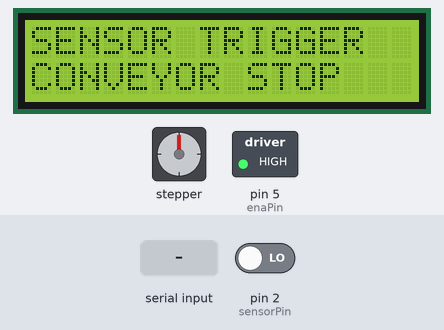
The sketch below on a simulated Arduino Uno, built with avr-gcc and run on an emulated ATmega328P. Shown: 16×2 character LCD, stepper motor, switched loads named in the sketch (green lamp = pin HIGH). The inputs (shaded band) are chosen by the test bench; at power-on: pin 2 (sensorPin) LOW. Stepper angles assume 200 steps per turn.

Above: at 2.0 s.
2.1 s: pin 2 (sensorPin) driven HIGH
At 2.8 s:
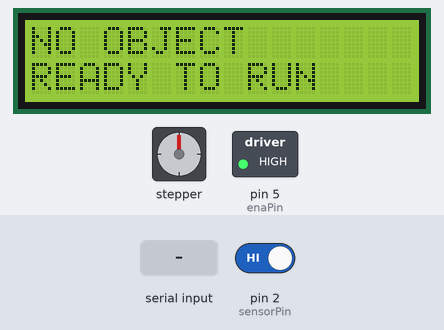
3.6 s: "C0\n" received over the second serial link
At 3.8 s:
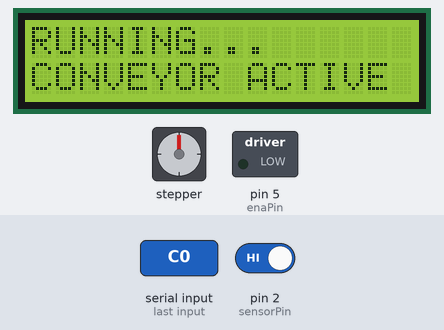
6.0 s: "C1\n" received over the second serial link
At 6.7 s:
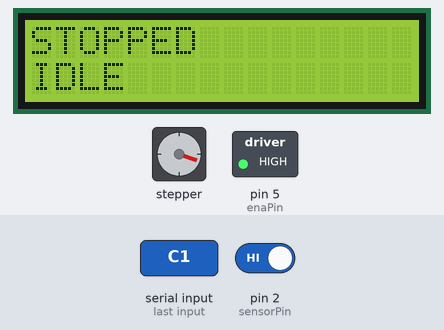
7.5 s: pin 2 (sensorPin) driven LOW
At 8.4 s:
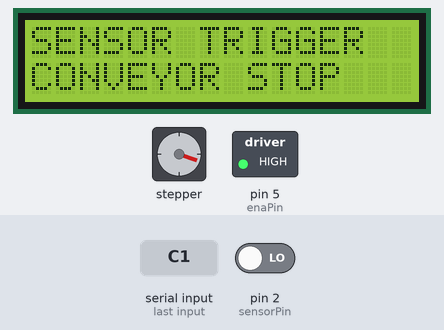
9.0 s: pin 2 (sensorPin) driven HIGH
At 10.2 s:
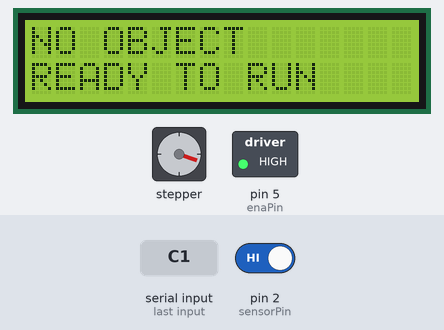
10.5 s: "C0\n" received over the second serial link
At 10.7 s:
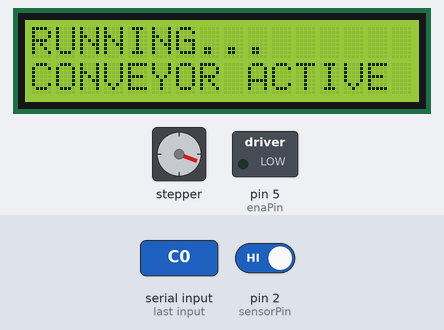
Timing chart, 0 to 16.8 s (numbered marks = the images above; inputs shaded):
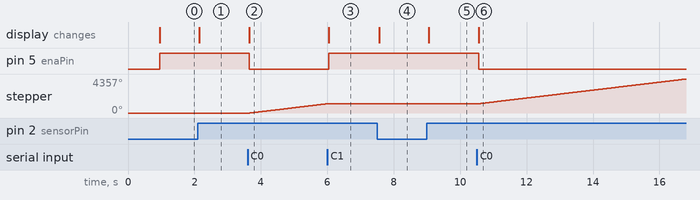

Measured:
- after the input at 2.1 s, the display: changes after 0.05 s (image 1)
- after the input at 3.6 s, pin 5 (enaPin): HIGH → LOW after 0.06 s; stepper: keeps turning clockwise at about 508°/s, starting after 0.06 s; the display: changes after 0.06 s (image 2)
- after the input at 6.0 s, pin 5 (enaPin): LOW → HIGH at once; stepper: goes on until 6.0 s, then stays 1189°; the display: changes at once (image 3)
- after the input at 7.5 s, the display: changes after 0.06 s (image 4)
- after the input at 9.0 s, the display: changes after 0.05 s (image 5)
- after the input at 10.5 s, pin 5 (enaPin): HIGH → LOW after 0.06 s; stepper: keeps turning clockwise at about 508°/s, starting after 0.06 s; the display: changes after 0.06 s (image 6)

The sketch:

sketch_nov26a.ino
```cpp
#include <AccelStepper.h>
#include <SoftwareSerial.h>
#include <Wire.h>
#include <LiquidCrystal_I2C.h>

// Pin definitions
const int pulsePin  = 3;
const int dirPin    = 4;
const int enaPin    = 5;
const int sensorPin = 2;

// SoftwareSerial của MASTER
SoftwareSerial masterSerial(10, 11);  // RX, TX

// LCD
LiquidCrystal_I2C lcd(0x27, 16, 2);

// AccelStepper
AccelStepper stepper(AccelStepper::DRIVER, pulsePin, dirPin);

// Trạng thái
bool runEnable = false;
bool detected = false;
bool lastDetected = false;
bool lastRunEnable = false;

// Buffer nhận lệnh
String inputBuffer = "";

// ------------------------------
void setup() {
  Serial.begin(9600);
  masterSerial.begin(19200);

  pinMode(enaPin, OUTPUT);
  pinMode(sensorPin, INPUT);
  digitalWrite(enaPin, LOW);    // enable driver

  stepper.setMaxSpeed(1000);
  stepper.setAcceleration(200);

  lcd.init();
  lcd.backlight();
  lcd.setCursor(0, 0);
  lcd.print(" SYSTEM READY ");
  lcd.setCursor(0, 1);
  lcd.print(" WAIT FOR CMD ");
  delay(800);
  lcd.clear();
}

// ------------------------------
void updateLCD(const String &l1, const String &l2) {
  lcd.setCursor(0, 0);
  lcd.print("                ");
  lcd.setCursor(0, 0);
  lcd.print(l1);

  lcd.setCursor(0, 1);
  lcd.print("                ");
  lcd.setCursor(0, 1);
  lcd.print(l2);
}

// ------------------------------
void processCommand(String cmd) {
  if (cmd == "C0") {
    runEnable = true;
  }
  if (cmd == "C1") {
    runEnable = false;
  }
}

// ------------------------------
void loop() {

  /* ======================================
     1. Nhận lệnh từ MASTER
     ====================================== */
  while (masterSerial.available()) {
    char c = masterSerial.read();

    if (c == '\n') {
      processCommand(inputBuffer);
      inputBuffer = "";
    } else {
      inputBuffer += c;
    }
  }

  /* ======================================
     2. Đọc cảm biến
     ====================================== */
  detected = (digitalRead(sensorPin) == LOW);

  // Khi cảm biến đổi trạng thái
  if (detected != lastDetected) {
    if (detected) {
      runEnable = false;
      masterSerial.println("D");
      updateLCD("SENSOR TRIGGER", "CONVEYOR STOP");
    } else {
      updateLCD("NO OBJECT", "READY TO RUN");
    }
    lastDetected = detected;
  }

  /* ======================================
     3. Điều khiển STEP MOTOR
     ====================================== */
  if (runEnable && !detected) {

    if (!lastRunEnable) {
      updateLCD("RUNNING...", "CONVEYOR ACTIVE");
    }
    lastRunEnable = true;

    digitalWrite(enaPin, LOW);
    stepper.setSpeed(300);
    stepper.runSpeed();

  }
  else {

    if (lastRunEnable && !detected) {
      updateLCD("STOPPED", "IDLE");
    }
    lastRunEnable = false;

    digitalWrite(enaPin, HIGH);  // tắt driver → dừng ngay

  }
}
```
